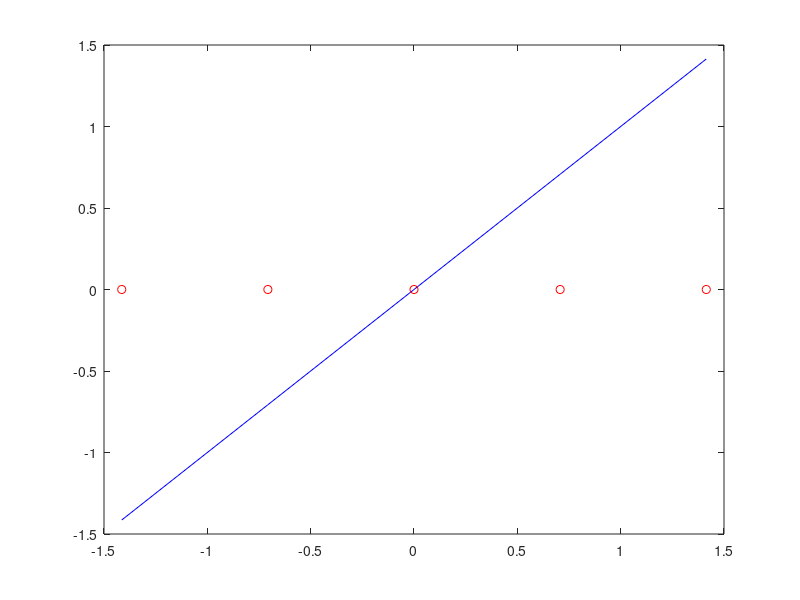

Write MATLAB code to recreate this figure. (Note: this script raises an error after producing the figure.)
%%% This short code performs a numerical check of the Tricomi equation 
%%% (5.14), where n*(x) is the semicircle density. The density is computed
%%% over a number Npts of points in the interval (-sqrt(2),sqrt(2)). The
%%% value in each point s is computed as a principal value integral, i.e.
%%% by splitting the integration domain (a,b) into two parts (a,s-eps)
%%% and (s+eps,b). You will be asked to enter the value of a parameter eps,
%%% which determines the accuracy with which the integral is computed, and
%%% the number of points where the integral is computed.

%%% Reads the number of points where the Tricomi equation integral is
%%% computed
prompt = '\n Choose the number of points: ';
Npts = input(prompt);

%%% Reads the value which determines the accuracy of the principal value
%%% integral (values in the range 1e-1 - 1e-10 are recommended)
prompt = '\n Choose accuracy: ';
eps = input(prompt);

%%% Endpoints of semicircle density
a = -sqrt(2);
b = -a;

%%% Setting the interval over which the Tricomi equation integral is 
%%% computed
s = linspace(a,b,Npts);

%%% Empty vector where the values of the Tricomi equation will be stored
v = zeros(1,Npts);

%%% Integrand function of the Tricomi equation integral
semicircle = @(x) sqrt(2-x.^2)/pi; 

for i = 1:Npts
   
    %%% Here the above integrand function is specialized to the particular
    %%% point s(i) where the integral is going to be computed
    integrand = @(x) semicircle(x)./(s(i)-x);
    
    %%% Principal value integral
    v(i) = integral(integrand,a,s(i)-eps) + integral(integrand,s(i)+eps,b);
    
end

%%% Plotting the results of the principal value integrals and comparing
%%% them with the bisector line
plot(s,s,'b',s,v,'or')

ax = gca;
ax.FontSize = 14;
ax.Title.String = 'Numerical check of Tricomi equation';
ax.Title.FontSize = 18;
ax.XLabel.String = '$x$';
ax.YLabel.String = '$\mathrm{PV \ integral}$';
ax.XLabel.FontSize = 18;
ax.YLabel.FontSize = 18;
ax.XLabel.Interpreter = 'LaTex'; 
ax.YLabel.Interpreter = 'LaTex';


